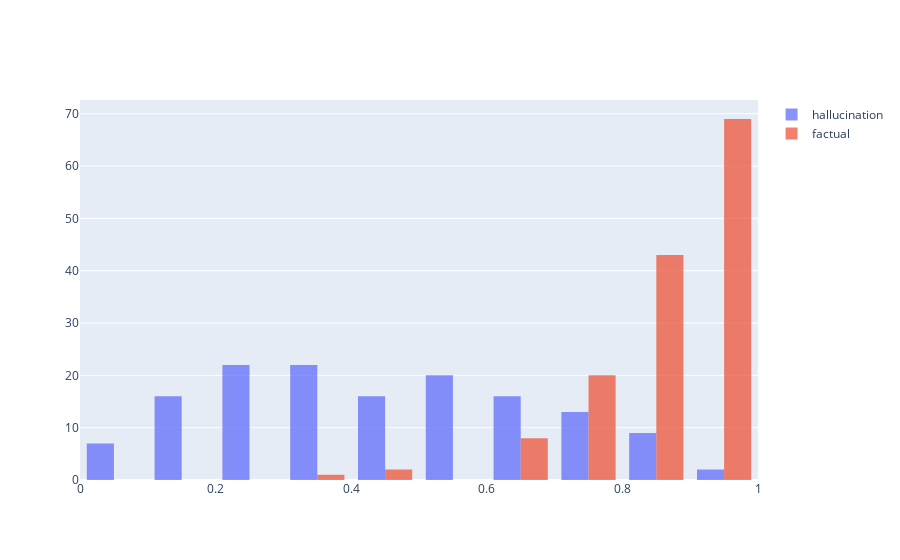

The code cell stored with this chart in its notebook:
### Code cell
hallucination_aggs = [np.mean(l) for l in hallucination_scores]
factual_aggs = [np.mean(l) for l in factual_scores]
# hallucination_aggs = [np.median(l) for l in hallucination_scores]
# factual_aggs = [np.median(l) for l in factual_scores]

fig = go.Figure()
fig.add_trace(go.Histogram(x=hallucination_aggs, name='hallucination', opacity=0.75))
fig.add_trace(go.Histogram(x=factual_aggs, name='factual', opacity=0.75))

### Figure 1 — Plotly figure (JSON) as saved in the notebook; plotly's stock layout.template omitted (floating-point values rounded to 4 significant figures; data arrays with more than 128 entries replaced by an {"elided": "..."} marker saying what was removed)
{"data": [{"name": "hallucination", "opacity": 0.75, "type": "histogram", "x": {"elided": "143 float values"}}, {"name": "factual", "opacity": 0.75, "type": "histogram", "x": {"elided": "143 float values"}}], "layout": {"autosize": true, "xaxis": {"autorange": true, "range": [6.939e-17, 1.0], "type": "linear"}, "yaxis": {"autorange": true, "range": [0, 72.63]}}}
